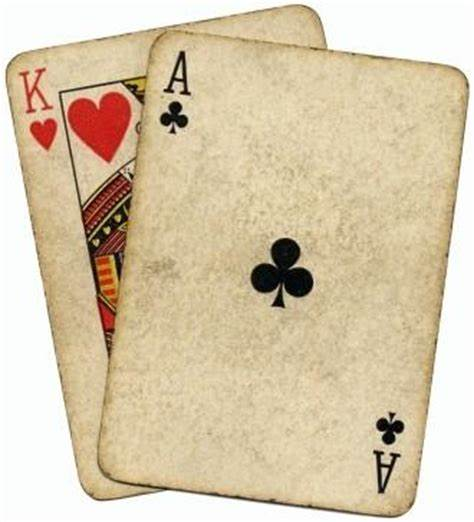
#> input picture Resources/card.jpeg, 474 x 522 px
$ python warp_prespective.py
#> lines starting #> are read from the running program, lines starting #| are printed output that depends on the picture
import cv2
import numpy as np

img = cv2.imread("Resources/card.jpeg")
#> img is the input picture: shape (522, 474, 3); mean B, G, R 171.9, 200.4, 216.2
#size of a plain card
width,height = 250,350
#define the 4 corner points, use paint to find it
point1 = np.float32([[150,30],[470,65],[415,520],[100,480]])
point2 = np.float32([[0,0],[width,0],[width,height],[0,height],])

matrix = cv2.getPerspectiveTransform(point1,point2)
#Get image output
imgOutput = cv2.warpPerspective(img,matrix,(width,height))
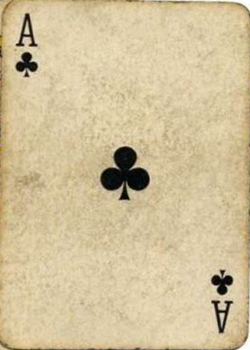
#> imgOutput: shape (350, 250, 3); mean B, G, R 155.7, 193.2, 209.9

cv2.imshow("image",img)
cv2.imshow("Output",imgOutput)
cv2.waitKey(0)
